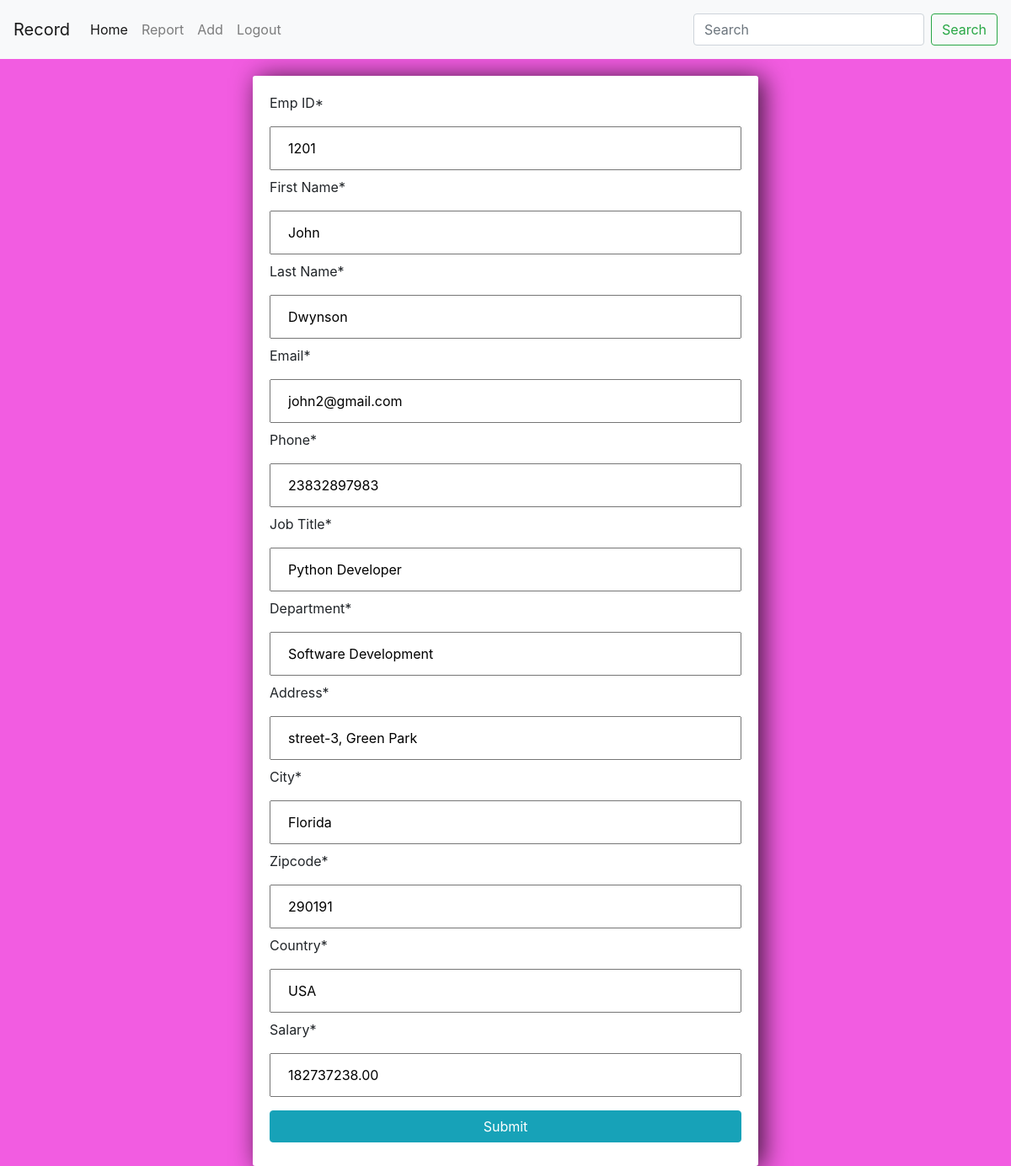
The app's page /praful-1201/edit (signed in) with its own data.
### form/models.py (models this page shows, shortened)
class Emp(models.Model):
    author = models.ForeignKey(User, null=True, on_delete=models.CASCADE)
    Emp_ID = models.IntegerField()
    First_Name = models.CharField(max_length=50)
    Last_Name = models.CharField(max_length=50)
    Email = models.EmailField()
    Phone = models.CharField(max_length=11)
    Job_Title = models.CharField(max_length=100)
    Department = models.CharField(max_length=100)
    Address = models.CharField(max_length=100)
    City = models.CharField(max_length=100)
    Zipcode = models.CharField(max_length=100)
    Country = models.CharField(max_length=100)
    Salary = models.DecimalField(decimal_places=2, max_digits=15)
    slug = models.SlugField(blank=True, unique=True)
    class Meta:
        verbose_name_plural = "Record"

### form/views.py (the view, shortened to what this page needs)
# urls.py: path('<slug>/edit', views.edit, name="edit"),
def edit(request, slug):
    data = get_object_or_404(Emp, slug=slug)
    form = UpdateForm(
        initial={
            'Emp_ID': data.Emp_ID,
            'First_Name': data.First_Name,
            'Last_Name': data.Last_Name,
            'Email': data.Email,
            'Phone': data.Phone,
            'Job_Title': data.Job_Title,
            'Department': data.Department,
            'Address': data.Address,
            'City': data.City,
            'Zipcode': data.Zipcode,
            'Country': data.Country,
            'Salary': data.Salary
        }
    )
    context = {'form': form}
    return render(request, 'edit.html', context)

### form/forms.py (shortened to what this page needs)
class UpdateForm(forms.ModelForm):
    class Meta:
        model = Emp
        fields = ['Emp_ID', 'First_Name', 'Last_Name', 'Email', 'Phone', 'Job_Title',
                  'Department', 'Address', 'City', 'Zipcode', 'Country', 'Salary']

### templates/edit.html (shortened to what this page needs)
{% extends 'nav.html' %}
{% load static %}
{% load crispy_forms_tags %}
{% block cont %}
<div class="center-column">
  <form method="POST">
      {{form|crispy}}
    <input class="btn btn-info" type="submit" name="Create Task">
  </form>
</div>
{% endblock %}

### templates/edit.html (style rules this page uses)
body { background-color: #f25ce1; }
input { width: 100%; padding: 12px 20px; margin: 8px 0; box-sizing: border-box; }
input::placeholder { color: #d3d3d3; }
.center-column { width:600px; margin: 20px auto; padding:20px; background-color: #fff; border-radius: 3px; box-shadow: 6px 2px 30px 0px rgba(0,0,0,0.75); }

### records on screen
Emp: Emp_ID "1201", First_Name "John", Last_Name "Dwynson", Email "john2@gmail.com", Phone "23832897983", Job_Title "Python Developer", Department "Software Development", Address "street-3, Green Park", City "Florida", Zipcode "290191", Country "USA", Salary "182737238.00"
